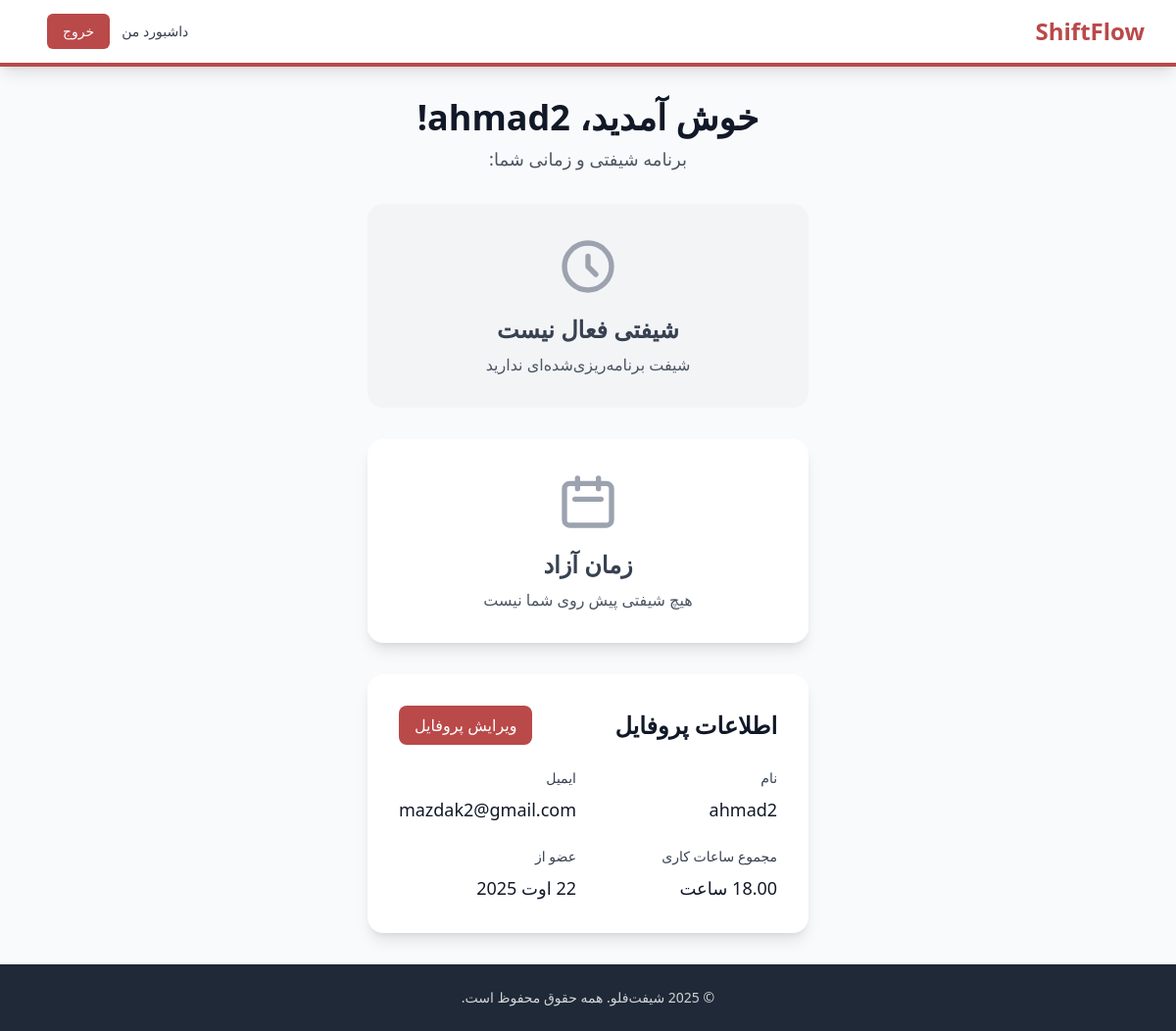
Page /dashboard/ (signed in) on the committed database.
### core/models.py (models this page shows, shortened)
class Employee(models.Model):
    user = models.OneToOneField(User, on_delete=models.CASCADE, related_name='employee_profile')
    name = models.CharField(max_length=100)
    email = models.EmailField(unique=True)
    working_hours = models.DecimalField(
        max_digits=5,
        decimal_places=2,
        default=0.00,
        validators=[MinValueValidator(0.00)]
    )
    created_at = models.DateTimeField(auto_now_add=True)
    updated_at = models.DateTimeField(auto_now=True)
    class Meta:
        ordering = ['name']
    def get_current_shift(self):
        now = timezone.now()
        return self.shifts.filter(
            start_time__lte=now,
            end_time__gte=now
        ).first()
    def get_next_shift(self):
        now = timezone.now()
        return self.shifts.filter(
            start_time__gt=now
        ).order_by('start_time').first()
    def is_on_leave_today(self):
        today = timezone.now().date()
        return self.leaves.filter(
            date=today,
            status='approved'
        ).exists()

### core/views.py (the view)
# urls.py: path('dashboard/', views.employee_dashboard, name='employee_dashboard'),
@login_required
def employee_dashboard(request):
    try:
        employee = request.user.employee_profile
    except Employee.DoesNotExist:
        messages.warning(request, 'Please complete your employee profile.')
        return redirect('core:create_employee_profile')
    current_shift = employee.get_current_shift()
    next_shift = employee.get_next_shift()
    is_on_leave = employee.is_on_leave_today()
    today_leave = employee.get_today_leave() if is_on_leave else None
    context = {
        'employee': employee,
        'current_shift': current_shift,
        'next_shift': next_shift,
        'is_on_leave': is_on_leave,
        'today_leave': today_leave,
        'now': timezone.now(),
    }
    return render(request, 'core/employee_dashboard.html', context)

### templates/core/employee_dashboard.html (shortened to what this page needs)
{% extends 'base.html' %}
{% block content %}
<div class="max-w-4xl mx-auto">
  <div class="text-center mb-8">
    <h1 class="text-4xl font-bold text-gray-900 mb-2">
      خوش آمدید، {{ employee.name }}!
    </h1>
    <p class="text-lg text-gray-600">برنامه شیفتی و زمانی شما:</p>
  </div>
  {% if is_on_leave %}
    <div class="bg-gradient-to-r from-pomodoro-red to-pink-500 rounded-2xl p-8 mb-8 text-white text-center">
      <div class="mb-4">
        <svg class="w-16 h-16 mx-auto opacity-80" fill="none" stroke="currentColor" viewBox="0 0 24 24">
          <path stroke-linecap="round" stroke-linejoin="round" stroke-width="2"
            d="M12 9v2m0 4h.01m-6.938 4h13.856c1.54 0
               2.502-1.667 1.732-2.5L13.732 4c-.77-.833-1.964-.833-2.732
               0L3.732 16.5c-.77.833.192 2.5 1.732 2.5z"/>
        </svg>
      </div>
      <h2 class="text-3xl font-bold mb-2">امروز شما مرخصید!</h2>
      <p class="text-xl mb-4">{{ today_leave.get_leave_type_display }}</p>
      {% if today_leave.reason %}
        <p class="text-lg opacity-90 mb-4">دلیل: {{ today_leave.reason }}</p>
      {% endif %}
      <div class="text-lg opacity-75">
        تاریخ: {{ today_leave.date|date:"l, j F Y" }}
      </div>
    </div>
  {% else %}
    {% if current_shift %}
      <div class="bg-gradient-to-r from-pomodoro-green to-pomodoro-blue rounded-2xl p-8 mb-8 text-white text-center">
        <div class="mb-4">
          <svg class="w-16 h-16 mx-auto opacity-80" fill="none" stroke="currentColor" viewBox="0 0 24 24">
            <path stroke-linecap="round" stroke-linejoin="round" stroke-width="2"
              d="M12 8v4l3 3m6-3a9 9 0 11-18 0 9
                 9 0 0118 0z"/>
          </svg>
        </div>
        <h2 class="text-3xl font-bold mb-2">شما اکنون در یک شیفت هستید!</h2>
        <p class="text-xl mb-4">{{ current_shift.name }}</p>
        <div class="text-lg opacity-90">
          <span class="font-semibold">{{ current_shift.start_time|time:"H:i" }}</span> -
          <span class="font-semibold">{{ current_shift.end_time|time:"H:i" }}</span>
        </div>
        <div class="mt-6" id="countdown">
          <p class="text-sm opacity-75 mb-2">تا پایان شیفت:</p>
          <div class="text-2xl font-mono font-bold" id="timer">در حال بارگذاری...</div>
        </div>
      </div>
    {% else %}
      <div class="bg-gray-100 rounded-2xl p-8 mb-8 text-center">
        <div class="mb-4">
          <svg class="w-16 h-16 mx-auto text-gray-400" fill="none" stroke="currentColor" viewBox="0 0 24 24">
            <path stroke-linecap="round" stroke-linejoin="round" stroke-width="2"
              d="M12 8v4l3 3m6-3a9 9 0
                 11-18 0 9 9 0 0118 0z"/>
          </svg>
        </div>
        <h2 class="text-2xl font-bold text-gray-700 mb-2">شیفتی فعال نیست</h2>
        <p class="text-gray-600">شیفت برنامه‌ریزی‌شده‌ای ندارید</p>
      </div>
    {% endif %}
    {% if next_shift %}
      <div class="bg-white rounded-2xl shadow-lg p-8 mb-8">
        <h3 class="text-2xl font-bold text-gray-900 mb-6">شیفت بعدی</h3>
        <div class="bg-gradient-to-r from-pomodoro-red to-pink-500 rounded-xl p-6 text-white">
          <div class="flex items-center justify-between">
            <div>
              <h4 class="text-xl font-semibold mb-2">{{ next_shift.name }}</h4>
              <p class="text-lg opacity-90">
                {{ next_shift.start_time|date:"l, j F" }} ساعت {{ next_shift.start_time|time:"H:i" }}
              </p>
              <p class="opacity-75">
                مدت زمان: {{ next_shift.duration_hours|floatformat:1 }} ساعت
              </p>
            </div>
            <div class="text-right">
              <div class="text-sm opacity-75 mb-2">تا شروع شیفت:</div>
              <div class="text-2xl font-mono font-bold" id="next-shift-timer">در حال بارگذاری...</div>
            </div>
          </div>
        </div>
      </div>
    {% else %}
      <div class="bg-white rounded-2xl shadow-lg p-8 mb-8 text-center">
        <div class="mb-4">
          <svg class="w-16 h-16 mx-auto text-gray-400" fill="none" stroke="currentColor" viewBox="0 0 24 24">
            <path stroke-linecap="round" stroke-linejoin="round" stroke-width="2"
              d="M8 7V3m8 4V3m-9 8h10M5
                 21h14a2 2 0 002-2V7a2 2 0
                 00-2-2H5a2 2 0 00-2 2v12a2
                 2 0 002 2z"/>
          </svg>
        </div>
        <h3 class="text-2xl font-bold text-gray-700 mb-2">زمان آزاد</h3>
        <p class="text-gray-600">هیچ شیفتی پیش روی شما نیست</p>
      </div>
    {% endif %}
  {% endif %}
  <div class="bg-white rounded-2xl shadow-lg p-8">
    <div class="flex items-center justify-between mb-6">
      <h3 class="text-2xl font-bold text-gray-900">اطلاعات پروفایل</h3>
      <a href="{% url 'core:update_employee_profile' %}"
         class="bg-pomodoro-red text-white px-4 py-2 rounded-lg hover:bg-red-700 transition-colors">
        ویرایش پروفایل
      </a>
    </div>
    <div class="grid md:grid-cols-2 gap-6">
      <div>
        <label class="block text-sm font-medium text-gray-700 mb-2">نام</label>
        <p class="text-lg text-gray-900">{{ employee.name }}</p>
      </div>
      <div>
        <label class="block text-sm font-medium text-gray-700 mb-2">ایمیل</label>
        <p class="text-lg text-gray-900">{{ employee.email }}</p>
      </div>
      <div>
        <label class="block text-sm font-medium text-gray-700 mb-2">مجموع ساعات کاری</label>
        <p class="text-lg text-gray-900">{{ employee.working_hours }} ساعت</p>
      </div>
      <div>
        <label class="block text-sm font-medium text-gray-700 mb-2">عضو از</label>
        <p class="text-lg text-gray-900">{{ employee.created_at|date:"j F Y" }}</p>
      </div>
    </div>
  </div>
</div>
{% endblock %}

### rows in the picture
Employee: name "ahmad2", email "mazdak2@gmail.com", created_at "22 اوت 2025"
